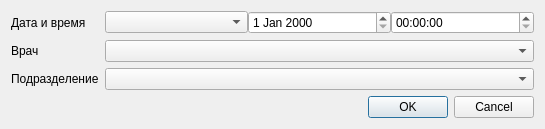
<?xml version="1.0" encoding="UTF-8"?>
<ui version="4.0">
 <class>InputDialog</class>
 <widget class="QDialog" name="InputDialog">
  <property name="geometry">
   <rect>
    <x>0</x>
    <y>0</y>
    <width>545</width>
    <height>115</height>
   </rect>
  </property>
  <property name="windowTitle">
   <string>Dialog</string>
  </property>
  <layout class="QGridLayout" name="gridLayout">
   <item row="1" column="0">
    <widget class="QLabel" name="lblPerson">
     <property name="text">
      <string>Врач</string>
     </property>
    </widget>
   </item>
   <item row="0" column="0">
    <widget class="QLabel" name="lblDateTime">
     <property name="sizePolicy">
      <sizepolicy hsizetype="Maximum" vsizetype="Preferred">
       <horstretch>0</horstretch>
       <verstretch>0</verstretch>
      </sizepolicy>
     </property>
     <property name="text">
      <string>Дата и время</string>
     </property>
    </widget>
   </item>
   <item row="0" column="1">
    <widget class="QWidget" name="pnlDateTime" native="true">
     <property name="sizePolicy">
      <sizepolicy hsizetype="Expanding" vsizetype="Preferred">
       <horstretch>0</horstretch>
       <verstretch>0</verstretch>
      </sizepolicy>
     </property>
     <layout class="QHBoxLayout" name="horizontalLayout">
      <property name="spacing">
       <number>0</number>
      </property>
      <property name="margin">
       <number>0</number>
      </property>
      <item>
       <widget class="QComboBox" name="cmbPresetDateTime"/>
      </item>
      <item>
       <widget class="CDateEdit" name="edtDate"/>
      </item>
      <item>
       <widget class="QTimeEdit" name="edtTime"/>
      </item>
     </layout>
    </widget>
   </item>
   <item row="3" column="0">
    <widget class="QLabel" name="lblOrgStructure">
     <property name="text">
      <string>Подразделение</string>
     </property>
    </widget>
   </item>
   <item row="1" column="1">
    <widget class="CPersonComboBoxEx" name="cmbPerson">
     <property name="sizePolicy">
      <sizepolicy hsizetype="Expanding" vsizetype="Fixed">
       <horstretch>0</horstretch>
       <verstretch>0</verstretch>
      </sizepolicy>
     </property>
    </widget>
   </item>
   <item row="5" column="0" colspan="2">
    <widget class="QDialogButtonBox" name="buttonBox">
     <property name="orientation">
      <enum>Qt::Horizontal</enum>
     </property>
     <property name="standardButtons">
      <set>QDialogButtonBox::Cancel|QDialogButtonBox::Ok</set>
     </property>
    </widget>
   </item>
   <item row="3" column="1">
    <widget class="COrgStructureComboBox" name="cmbOrgStructure">
     <property name="sizePolicy">
      <sizepolicy hsizetype="Expanding" vsizetype="Fixed">
       <horstretch>0</horstretch>
       <verstretch>0</verstretch>
      </sizepolicy>
     </property>
    </widget>
   </item>
   <item row="4" column="0">
    <spacer name="verticalSpacer">
     <property name="orientation">
      <enum>Qt::Vertical</enum>
     </property>
     <property name="sizeHint" stdset="0">
      <size>
       <width>20</width>
       <height>40</height>
      </size>
     </property>
    </spacer>
   </item>
  </layout>
 </widget>
 <customwidgets>
  <customwidget>
   <class>CDateEdit</class>
   <extends>QDateEdit</extends>
   <header>library/DateEdit</header>
  </customwidget>
  <customwidget>
   <class>COrgStructureComboBox</class>
   <extends>QComboBox</extends>
   <header>Orgs/OrgStructComboBoxes.h</header>
  </customwidget>
  <customwidget>
   <class>CPersonComboBoxEx</class>
   <extends>QComboBox</extends>
   <header>Orgs/PersonComboBoxEx.h</header>
  </customwidget>
 </customwidgets>
 <tabstops>
  <tabstop>cmbPresetDateTime</tabstop>
  <tabstop>edtDate</tabstop>
  <tabstop>edtTime</tabstop>
  <tabstop>cmbPerson</tabstop>
  <tabstop>cmbOrgStructure</tabstop>
  <tabstop>buttonBox</tabstop>
 </tabstops>
 <resources/>
 <connections>
  <connection>
   <sender>buttonBox</sender>
   <signal>accepted()</signal>
   <receiver>InputDialog</receiver>
   <slot>accept()</slot>
   <hints>
    <hint type="sourcelabel">
     <x>248</x>
     <y>254</y>
    </hint>
    <hint type="destinationlabel">
     <x>157</x>
     <y>274</y>
    </hint>
   </hints>
  </connection>
  <connection>
   <sender>buttonBox</sender>
   <signal>rejected()</signal>
   <receiver>InputDialog</receiver>
   <slot>reject()</slot>
   <hints>
    <hint type="sourcelabel">
     <x>316</x>
     <y>260</y>
    </hint>
    <hint type="destinationlabel">
     <x>286</x>
     <y>274</y>
    </hint>
   </hints>
  </connection>
 </connections>
</ui>
